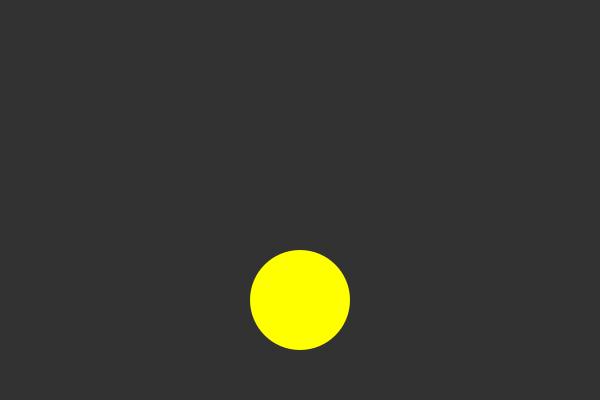
Frame 1 (no input)
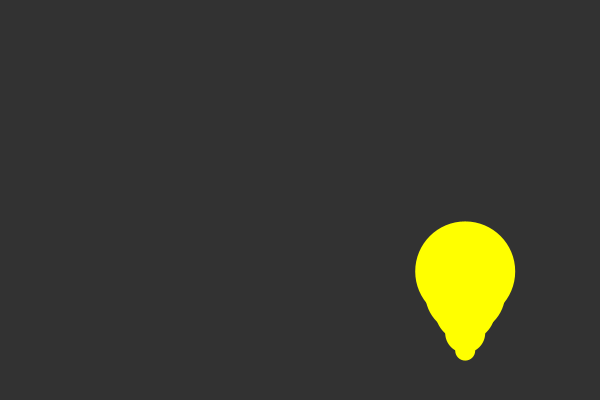
Frame 60 (the mouse pressed at the canvas centre just before this capture)
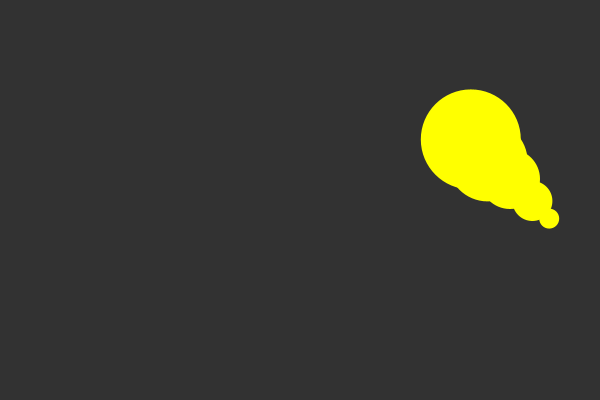
Frame 120 (the mouse held since frame 60 and released just before this capture)

The Processing sketch that drew these frames (run headless with seeded random() and noise(); from frame 60 on, the mouse is pressed at the canvas centre):

// Processing sketch: bouncing_ball_classes_varios_objetos
// ── bouncing_ball_classes_varios_objetos.pde
Bola b1;
Bola b2;
Bola b3;
Bola b4;
Bola b5;


void setup(){
  size(600,400);
  b1 = new Bola(10);
  b2 = new Bola(20);
  b3 = new Bola(30);
  b4 = new Bola(40);
  b5 = new Bola(50);
}


void draw(){
  background(50);
  b1.desenhaBola();
  b1.testaBordas();
  b1.animacao();
  
  b2.desenhaBola();
  b2.testaBordas();
  b2.animacao();
  
  b3.desenhaBola();
  b3.testaBordas();
  b3.animacao();
  
  b4.desenhaBola();
  b4.testaBordas();
  b4.animacao();
  
  b5.desenhaBola();
  b5.testaBordas();
  b5.animacao();
  
}

// ── Bola.pde
class Bola{
  float diametro;
  float posX, posY;

  float velX;
  float velY;

  int direcaoX = 1;
  int direcaoY = 1;
  
  Bola(float tamTemp){
    //diametro = 40;
    velX = 2.8;
    velY = 2.2;
    posX = width/2;
    posY = width/2;
    diametro = tamTemp;
  
  }
  void desenhaBola(){
    noStroke();
    ellipseMode(RADIUS);
    fill(255,255,0);
    ellipse(posX, posY, diametro, diametro);
  }
  
  void testaBordas(){
      //Testa se a bola sai do limite da tela. Se sair, muda a direcao da bola!
    if (posX> width-diametro || posX< diametro){
      direcaoX = direcaoX * -1; 
    }else if(posY>height-diametro || posY<diametro){
      direcaoY = direcaoY * -1;
      }
   }
  
  void animacao(){
    //Fazer a animação da bola
    posX = posX + (velX * direcaoX);
    posY = posY + (velY * direcaoY);
  }
  
}
